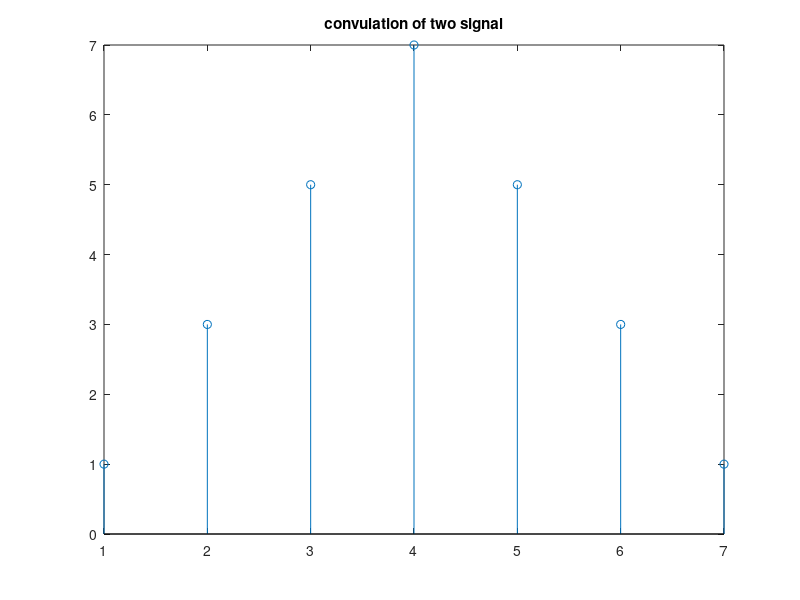

This figure's MATLAB source:
clc;
close all;
clear all;
%cross correlation
x = [1,2,1,1];


n1 = length(x);

for k=1:n1
    m(k)=x(n1-k+1);
    
end

X = [x, zeros(1,n1)]; % X = [ 1   2   1   1   0   0   0   0];
H = [m, zeros(1,n1)]; % H = [ 1   1   2   1   0   0   0   0];

for i=1:n1+n1-1
  y(i) = 0;
  for j=1:n1
    if(i-j+1 > 0)
      y(i) = y(i) + X(j)*H(i-j+1);
    else
    end
  end
end


stem(y);
title('convulation of two signal');